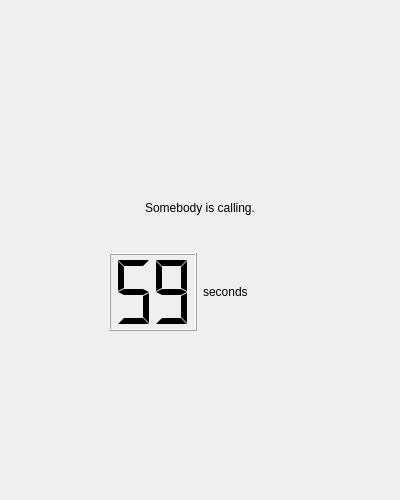
<?xml version="1.0" encoding="UTF-8"?>
<ui version="4.0">
 <class>OutgoingCall</class>
 <widget class="QFrame" name="OutgoingCall">
  <property name="geometry">
   <rect>
    <x>0</x>
    <y>0</y>
    <width>400</width>
    <height>500</height>
   </rect>
  </property>
  <property name="windowTitle">
   <string>Frame</string>
  </property>
  <layout class="QGridLayout" name="gridLayout">
   <item row="1" column="2">
    <spacer name="horizontalSpacer">
     <property name="orientation">
      <enum>Qt::Horizontal</enum>
     </property>
     <property name="sizeHint" stdset="0">
      <size>
       <width>40</width>
       <height>20</height>
      </size>
     </property>
    </spacer>
   </item>
   <item row="2" column="1">
    <spacer name="verticalSpacer">
     <property name="orientation">
      <enum>Qt::Vertical</enum>
     </property>
     <property name="sizeHint" stdset="0">
      <size>
       <width>20</width>
       <height>142</height>
      </size>
     </property>
    </spacer>
   </item>
   <item row="0" column="1">
    <spacer name="verticalSpacer_2">
     <property name="orientation">
      <enum>Qt::Vertical</enum>
     </property>
     <property name="sizeHint" stdset="0">
      <size>
       <width>20</width>
       <height>40</height>
      </size>
     </property>
    </spacer>
   </item>
   <item row="1" column="1">
    <widget class="QWidget" name="widget" native="true">
     <property name="minimumSize">
      <size>
       <width>200</width>
       <height>180</height>
      </size>
     </property>
     <layout class="QGridLayout" name="gridLayout_2">
      <item row="1" column="0">
       <widget class="QLCDNumber" name="lcdNumber">
        <property name="digitCount">
         <number>2</number>
        </property>
        <property name="segmentStyle">
         <enum>QLCDNumber::Flat</enum>
        </property>
        <property name="value" stdset="0">
         <double>59.000000000000000</double>
        </property>
       </widget>
      </item>
      <item row="1" column="1">
       <widget class="QLabel" name="label">
        <property name="text">
         <string>seconds</string>
        </property>
       </widget>
      </item>
      <item row="0" column="0" colspan="2">
       <widget class="QLabel" name="CallingLabel">
        <property name="text">
         <string>Somebody is calling.</string>
        </property>
        <property name="alignment">
         <set>Qt::AlignCenter</set>
        </property>
       </widget>
      </item>
     </layout>
    </widget>
   </item>
   <item row="1" column="0">
    <spacer name="horizontalSpacer_2">
     <property name="orientation">
      <enum>Qt::Horizontal</enum>
     </property>
     <property name="sizeHint" stdset="0">
      <size>
       <width>40</width>
       <height>20</height>
      </size>
     </property>
    </spacer>
   </item>
  </layout>
 </widget>
 <resources/>
 <connections/>
</ui>
